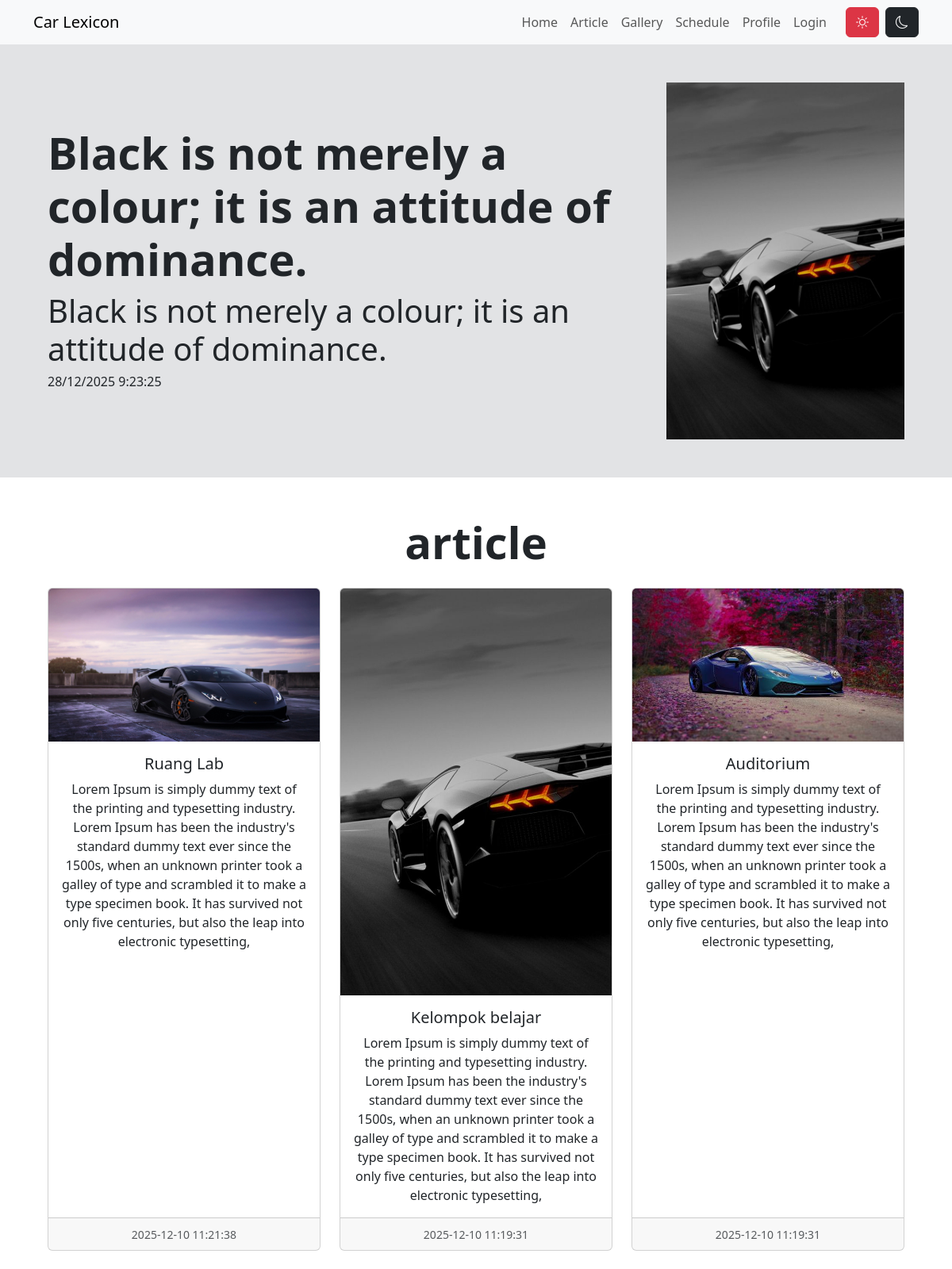
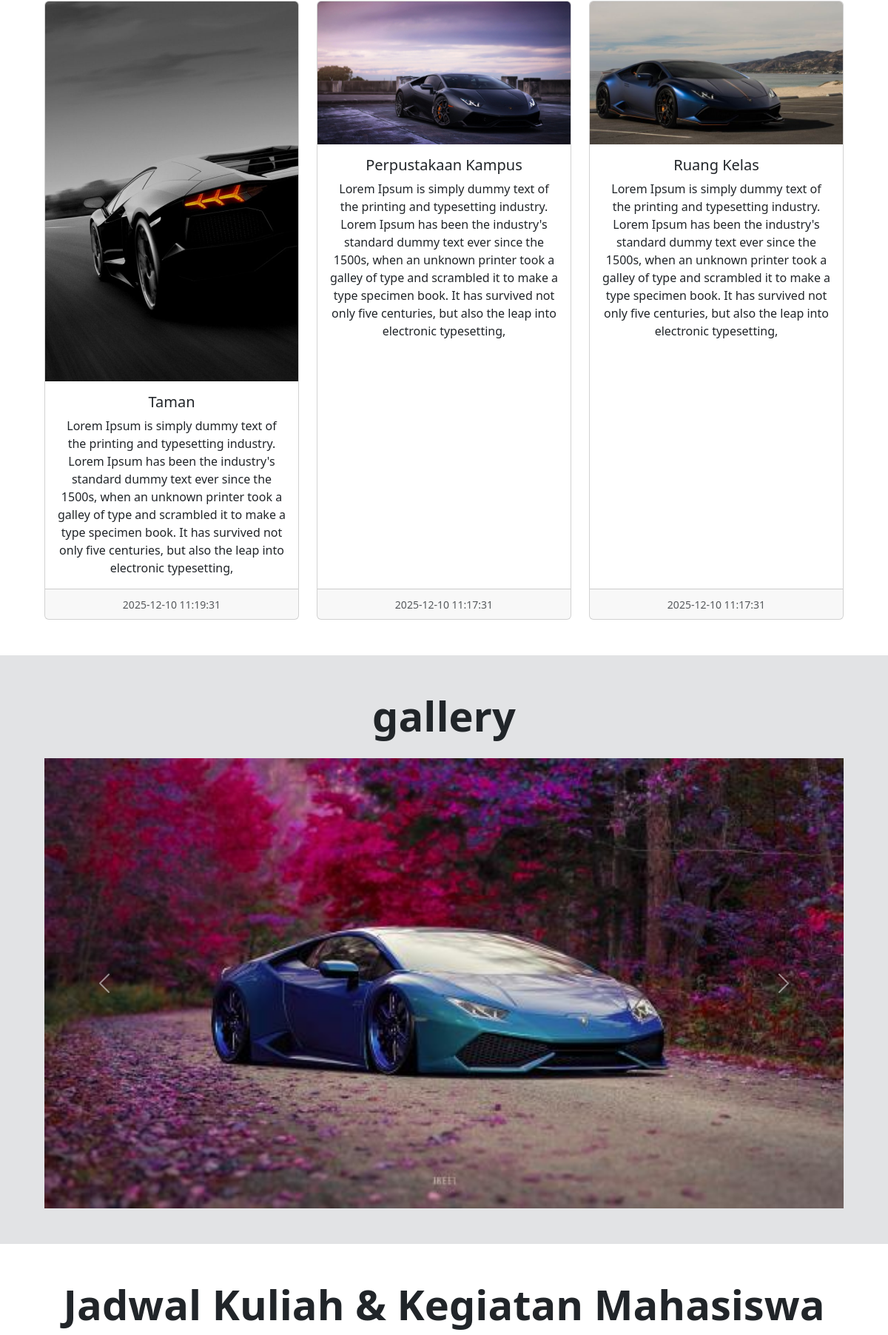
The page / (upper part) on the database its author committed (2 pictures, top to bottom).
### tables this page shows
CREATE TABLE `article` (
  `id` int(11) NOT NULL,
  `judul` text DEFAULT NULL,
  `isi` text DEFAULT NULL,
  `gambar` text DEFAULT NULL,
  `tanggal` datetime DEFAULT NULL,
  `username` varchar(50) DEFAULT NULL
);

### index.php (the view, shortened to what this page needs)
<?php
include "koneksi.php";
?>
<!doctype html>
<html lang="en" data-bs-theme="light">
<head>
    <link rel="stylesheet" href="https://cdn.jsdelivr.net/npm/bootstrap-icons@1.11.1/font/bootstrap-icons.css">
    <link href="https://cdn.jsdelivr.net/npm/bootstrap@5.3.8/dist/css/bootstrap.min.css" rel="stylesheet">
</head>
<body>
    <nav class="navbar navbar-expand-lg bg-body-tertiary sticky-top">
        <div class="container">
            <a class="navbar-brand" href="#">Car Lexicon</a>
            <div class="collapse navbar-collapse" id="navbarSupportedContent">
                <ul class="navbar-nav ms-auto mb-2 mb-lg-0 text-dark">
                    <li class="nav-item">
                        <a class="nav-link" href="#">Home</a>
                    </li>
                    <li class="nav-item">
                        <a class="nav-link" href="#article">Article</a>
                    </li>
                    <li class="nav-item">
                        <a class="nav-link" href="#gallery">Gallery</a>
                    </li>
                    <li class="nav-item">
                        <a class="nav-link" href="#schedule">Schedule</a>
                    </li>
                    <li class="nav-item">
                        <a class="nav-link" href="#profile">Profile</a>
                    </li>
                    <li class="nav-item">
                        <a class="nav-link" href="login.php" target="_blank">Login</a>
                    </li>
                </ul>
                <div class="d-flex ms-3 gap-2">
                    <button class="btn btn-danger" id="lightMode" type="button" style="color: white;">
                        <i class="bi bi-sun"></i>
                    </button>
                    <button class="btn btn-dark" id="darkMode" type="button" style="color: white;">
                        <i class="bi bi-moon"></i>
                    </button>
                </div>
            </div>
        </div>
    </nav>
    <section id="hero" class="text-center p-5 bg-secondary-subtle text-sm-start">
        <div class="container">
            <div class="d-sm-flex flex-sm-row-reverse align-items-center">
                <img src="img/lambo.jpg" class="img-fluid" width="300" alt="Lamborghini">
                <div>
                    <h1 class="fw-bold display-4">Black is not merely a colour; it is an attitude of dominance.</h1>
                    <h4 class="lead display-6">Black is not merely a colour; it is an attitude of dominance.</h4>
                    <h6>
                        <span id="tanggal"></span>
                        <span id="jam"></span>
                    </h6>
                </div>
            </div>
        </div>
    </section>
<section id="article" class="text-center p-5">
  <div class="container">
    <h1 class="fw-bold display-4 pb-3">article</h1>
    <div class="row row-cols-1 row-cols-md-3 g-4 justify-content-center">
      <?php
      $sql = "SELECT * FROM article ORDER BY tanggal DESC";
      $hasil = $conn->query($sql);
      while($row = $hasil->fetch_assoc()){
      ?>
        <div class="col">
          <div class="card h-100">
            <img src="img/<?= $row["gambar"]?>" class="card-img-top" alt="..." />
            <div class="card-body">
              <h5 class="card-title"><?= $row["judul"]?></h5>
              <p class="card-text">
                <?= $row["isi"]?>
              </p>
            </div>
            <div class="card-footer">
              <small class="text-body-secondary">
                <?= $row["tanggal"]?>
              </small>
            </div>
          </div>
        </div>
        <?php
      }
      ?>
    </div>
  </div>
</section>
    <section id="gallery" class="text-center p-5 bg-secondary-subtle">
        <div class="container">
            <h1 class="fw-bold display-4 pb-3">gallery</h1>
            <div id="carouselExample" class="carousel slide">
                <div class="carousel-inner">
                    <div class="carousel-item active">
                        <img src="img/huracansakura.jpg" class="d-block w-100" alt="Huracan Sakura">
                    </div>
                </div>
                <button class="carousel-control-prev" type="button" data-bs-target="#carouselExample" data-bs-slide="prev">
                    <span class="carousel-control-prev-icon" aria-hidden="true"></span>
                </button>
                <button class="carousel-control-next" type="button" data-bs-target="#carouselExample" data-bs-slide="next">
                    <span class="carousel-control-next-icon" aria-hidden="true"></span>
                </button>
            </div>
        </div>
    </section>
    <section id="schedule" class="text-center p-5">
        <div class="container">
            <h1 class="fw-bold display-4 pb-3">Jadwal Kuliah & Kegiatan Mahasiswa</h1>
            <div class="row row-cols-1 row-cols-md-2 row-cols-lg-4 g-4">
            </div>
        </div>
    </section>
</body>
</html>

### index.php (style rules this page uses)
* { transition: background-color 0.3s ease; }
html { scroll-behavior: smooth; }

### rows shown on the page
article: gambar (picture), judul "Ruang Lab", isi "Lorem Ipsum is simply dummy text of the printing and typesetting industry. Lorem Ipsum has been the industry's standard dummy text ever since the 1500s, when an unknown printer took a galley of type and scrambled it to make a type specimen book. It has survived not only five centuries, but also the leap into electronic typesetting,", tanggal "2025-12-10 11:21:38"
article: gambar (picture), judul "Kelompok belajar", isi "Lorem Ipsum is simply dummy text of the printing and typesetting industry. Lorem Ipsum has been the industry's standard dummy text ever since the 1500s, when an unknown printer took a galley of type and scrambled it to make a type specimen book. It has survived not only five centuries, but also the leap into electronic typesetting,", tanggal "2025-12-10 11:19:31"
article: gambar (picture), judul "Auditorium", isi "Lorem Ipsum is simply dummy text of the printing and typesetting industry. Lorem Ipsum has been the industry's standard dummy text ever since the 1500s, when an unknown printer took a galley of type and scrambled it to make a type specimen book. It has survived not only five centuries, but also the leap into electronic typesetting,", tanggal "2025-12-10 11:19:31"
article: gambar (picture), judul "Taman", isi "Lorem Ipsum is simply dummy text of the printing and typesetting industry. Lorem Ipsum has been the industry's standard dummy text ever since the 1500s, when an unknown printer took a galley of type and scrambled it to make a type specimen book. It has survived not only five centuries, but also the leap into electronic typesetting,", tanggal "2025-12-10 11:19:31"
article: gambar (picture), judul "Perpustakaan Kampus", isi "Lorem Ipsum is simply dummy text of the printing and typesetting industry. Lorem Ipsum has been the industry's standard dummy text ever since the 1500s, when an unknown printer took a galley of type and scrambled it to make a type specimen book. It has survived not only five centuries, but also the leap into electronic typesetting,", tanggal "2025-12-10 11:17:31"
article: gambar (picture), judul "Ruang Kelas", isi "Lorem Ipsum is simply dummy text of the printing and typesetting industry. Lorem Ipsum has been the industry's standard dummy text ever since the 1500s, when an unknown printer took a galley of type and scrambled it to make a type specimen book. It has survived not only five centuries, but also the leap into electronic typesetting,", tanggal "2025-12-10 11:17:31"
